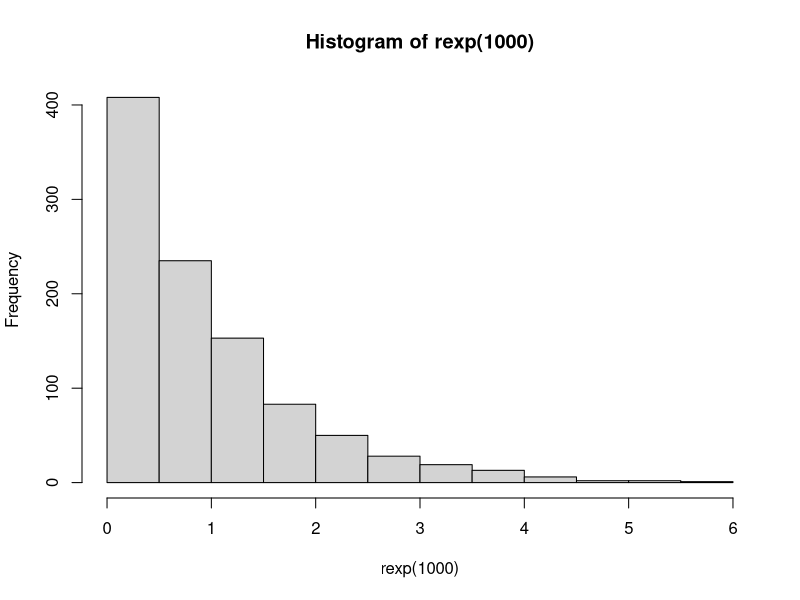

This chart was generated by the following R code:
## ---- chunk 1
knitr::opts_chunk$set(echo = TRUE)
## ---- chunk 2
hist(rexp(1000))
